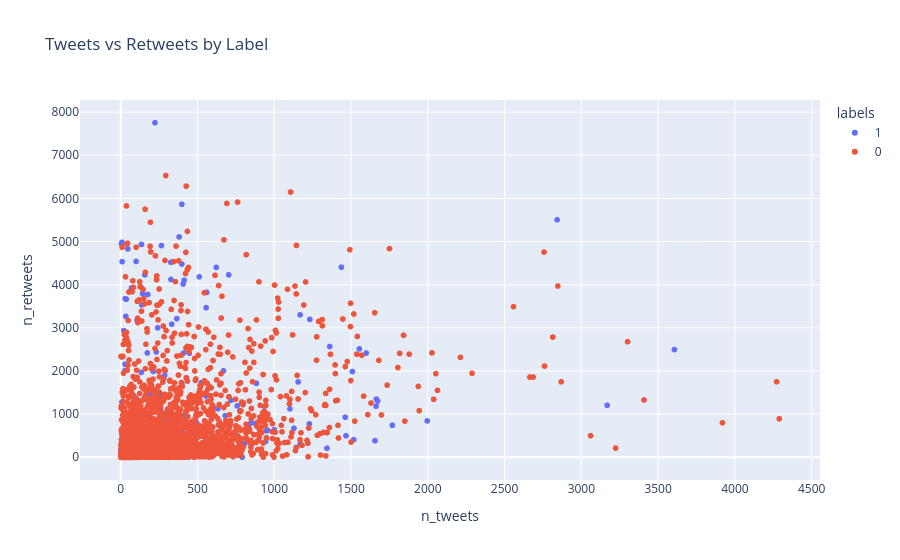

This figure's notebook cell:
### Code cell
#Scatter Plot- no. of Tweets vs Rno. of etweets
px.scatter(df, x='n_tweets', y='n_retweets', 
           color='labels', title='Tweets vs Retweets by Label') #check fake and real labels show any different patterns

### Figure 1 — Plotly figure (JSON) as saved in the notebook; plotly's stock layout.template omitted (floating-point values rounded to 4 significant figures; data arrays with more than 128 entries replaced by an {"elided": "..."} marker saying what was removed)
{"data": [{"hovertemplate": "labels=1<br>n_tweets=%{x}<br>n_retweets=%{y}<extra></extra>", "legendgroup": "1", "marker": {"color": "#636efa", "symbol": "circle"}, "mode": "markers", "name": "1", "showlegend": true, "type": "scattergl", "x": {"elided": "4439 int values"}, "xaxis": "x", "y": {"elided": "4439 int values"}, "yaxis": "y"}, {"hovertemplate": "labels=0<br>n_tweets=%{x}<br>n_retweets=%{y}<extra></extra>", "legendgroup": "0", "marker": {"color": "#EF553B", "symbol": "circle"}, "mode": "markers", "name": "0", "showlegend": true, "type": "scattergl", "x": {"elided": "23896 int values"}, "xaxis": "x", "y": {"elided": "23896 int values"}, "yaxis": "y"}], "layout": {"legend": {"title": {"text": "labels"}, "tracegroupgap": 0}, "title": {"text": "Tweets vs Retweets by Label"}, "xaxis": {"anchor": "y", "domain": [0, 1], "title": {"text": "n_tweets"}}, "yaxis": {"anchor": "x", "domain": [0, 1], "title": {"text": "n_retweets"}}}}
